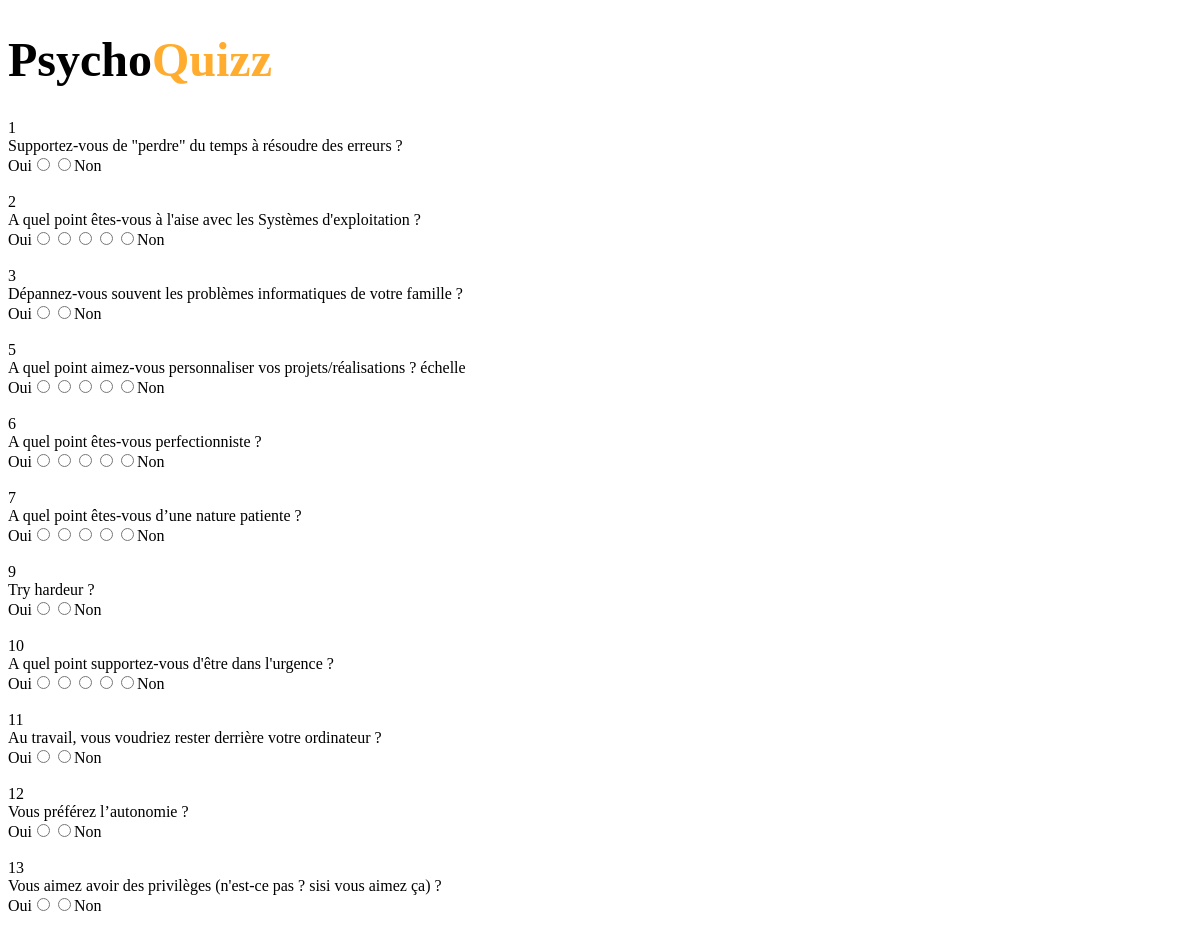
Page /questionnaire.php (upper part) on the earlier database version.
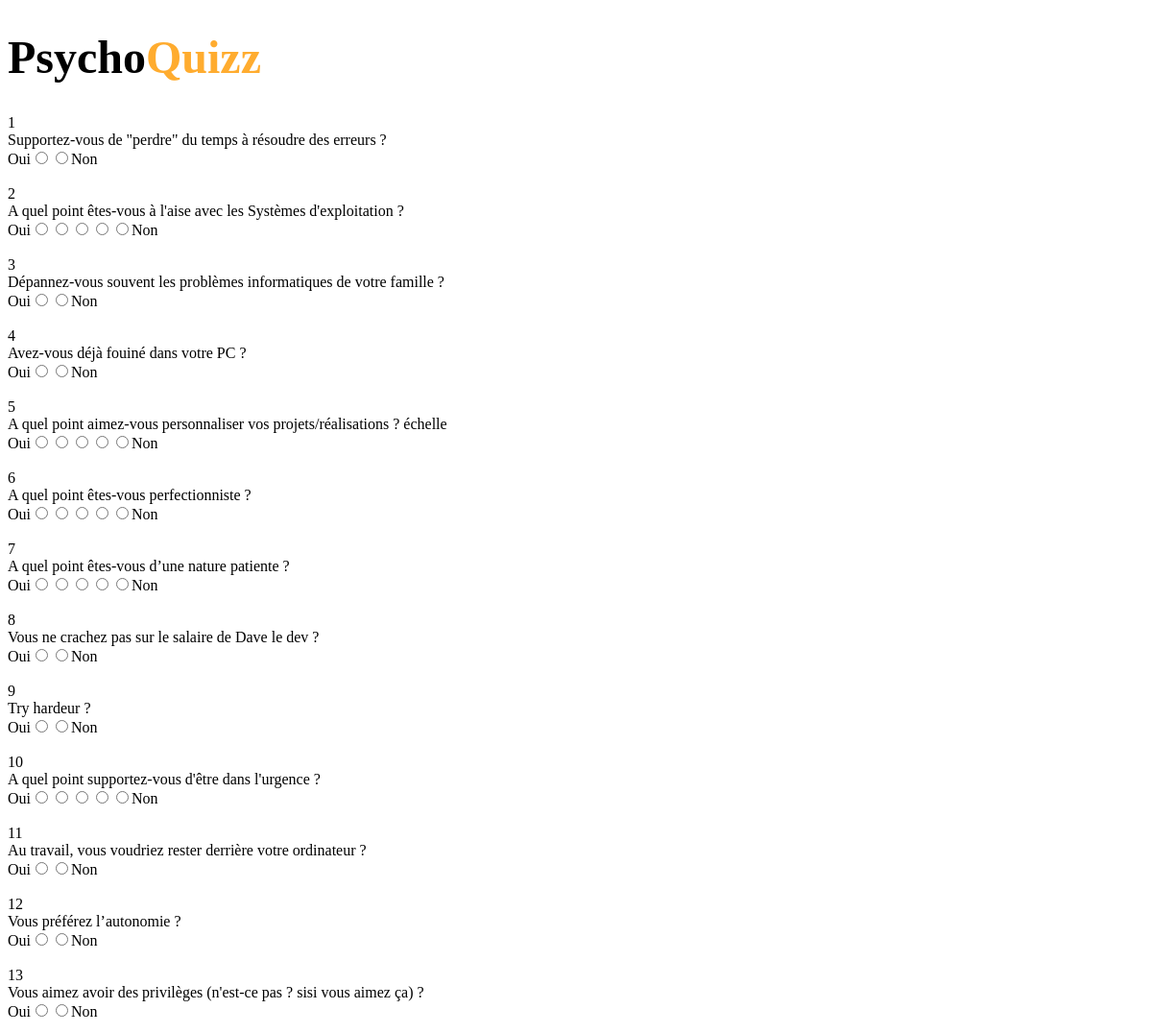
Same page on the later database version.
### tables this page shows
CREATE TABLE IF NOT EXISTS `question` (
  `IDQUESTION` smallint(6) NOT NULL AUTO_INCREMENT,
  `LIBELLE` varchar(1200) NOT NULL,
  `ENJEU` varchar(1200) NOT NULL,
  `IDTYPEQUESTION` int(11) DEFAULT NULL,
  `IDSCOREFERMEE` int(11) DEFAULT NULL,
  `IDSCORECH` int(11) DEFAULT NULL,
  PRIMARY KEY (`IDQUESTION`)
);

### back-end/questionnaire.php (called while the page is built, shortened)
<?php
function getDatabaseConnexion()
{
    require("utilisateur-bdd.php");
    try {
        $db = new PDO('mysql:host=' . $host . ';dbname=' . $dbname, $user, $password);
        $db->setAttribute(PDO::ATTR_ERRMODE, PDO::ERRMODE_WARNING);
        return $db;
    } catch (PDOException $e) {
        echo 'Erreur : ' . $e->getMessage() . '</br/>';
        die();
    }
}
function getQuestions()
{
    $conn = getDatabaseConnexion();
    $request = "SELECT question.IDQUESTION, question.LIBELLE, question.IDTYPEQUESTION, question.IDSCOREFERMEE, question.IDSCORECH, scorefermee.REP, scorefermee.SCOREFRES, scorefermee.SCOREFDEV, scorech.NBPTMULTRES, scorech.NBPTMULTDEV FROM question, scorefermee, scorech WHERE question.IDSCOREFERMEE = scorefermee.IDSCOREF AND question.IDSCORECH = scorech.IDSCORECH ORDER BY question.IDQUESTION";
    $statement = $conn->query($request);
    $question = $statement->fetchAll(PDO::FETCH_CLASS);
    return $question;
}
?>

### questionnaire.php (the view, shortened to what this page needs)
<?php
include("back-end/questionnaire.php");
$questions = getQuestions();
?>
<!DOCTYPE html>
<html lang="fr">
<head>
    <link rel="stylesheet" href="assets/css/questionnaire.css">
</head>
<body>
    <h1>Psycho<span class="body__title">Quizz</span></h1>
    <form action="<?php createResults(); ?>" method="POST">
        <?php
        foreach ($questions as $question) {
            if ($question->IDTYPEQUESTION == 1) {
                echo "<div>";
                echo "<label>";
                echo $question->IDQUESTION;
                echo "<br>";
                echo $question->LIBELLE;
                echo "</label>";
                echo "<br>";
                echo "Oui";
                echo "<input type='radio' value='1' name='" . $question->IDQUESTION . "' required>";
                echo "<input type='radio' value='2' name='" . $question->IDQUESTION . "' required>";
                echo "Non";
                echo "</div>";
            }
            if ($question->IDTYPEQUESTION == 2) {
                echo "<div>";
                echo "<label>";
                echo $question->IDQUESTION;
                echo "<br>";
                echo $question->LIBELLE;
                echo "</label>";
                echo "<br>";
                echo "Oui";
                echo "<input type='radio' value='5' name='" . $question->IDQUESTION . "' required>";
                echo "<input type='radio' value='4' name='" . $question->IDQUESTION . "' required>";
                echo "<input type='radio' value='3' name='" . $question->IDQUESTION . "' required>";
                echo "<input type='radio' value='2' name='" . $question->IDQUESTION . "' required>";
                echo "<input type='radio' value='1' name='" . $question->IDQUESTION . "' required>";
                echo "Non";
                echo "</div>";
            }
            echo "<br>";
        }
        ?>
    </form>
</body>
</html>

Differences in the rows shown:
now on this page (row edited): question: IDQUESTION "4", LIBELLE "Avez-vous déjà fouiné dans votre PC ?"
now on this page (row edited): question: IDQUESTION "8", LIBELLE "Vous ne crachez pas sur le salaire de Dave le dev ?"
